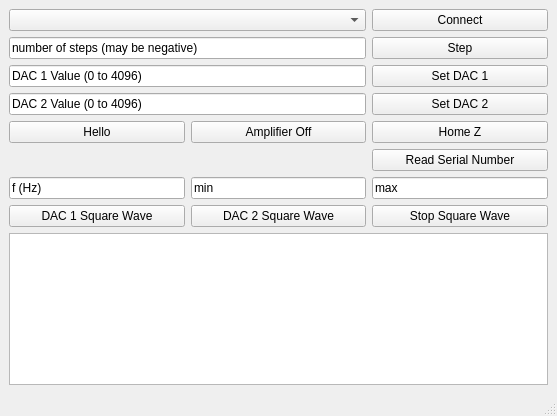
<?xml version="1.0" encoding="UTF-8"?>
<ui version="4.0">
 <class>MainWindow</class>
 <widget class="QMainWindow" name="MainWindow">
  <property name="geometry">
   <rect>
    <x>0</x>
    <y>0</y>
    <width>557</width>
    <height>416</height>
   </rect>
  </property>
  <property name="windowTitle">
   <string>MainWindow</string>
  </property>
  <widget class="QWidget" name="centralwidget">
   <layout class="QGridLayout" name="gridLayout">
    <item row="3" column="0" colspan="2">
     <widget class="QLineEdit" name="lineEdit_DAC2">
      <property name="text">
       <string>DAC 2 Value (0 to 4096)</string>
      </property>
     </widget>
    </item>
    <item row="1" column="0" colspan="2">
     <widget class="QLineEdit" name="lineEdit_steps">
      <property name="text">
       <string>number of steps (may be negative)</string>
      </property>
     </widget>
    </item>
    <item row="4" column="1">
     <widget class="QPushButton" name="pushButton_amp_off">
      <property name="text">
       <string>Amplifier Off</string>
      </property>
     </widget>
    </item>
    <item row="1" column="2">
     <widget class="QPushButton" name="pushButton_Step">
      <property name="text">
       <string>Step</string>
      </property>
     </widget>
    </item>
    <item row="7" column="1">
     <widget class="QLineEdit" name="lineEdit_min">
      <property name="text">
       <string>min</string>
      </property>
     </widget>
    </item>
    <item row="7" column="0">
     <widget class="QLineEdit" name="lineEdit_f">
      <property name="text">
       <string>f (Hz) </string>
      </property>
     </widget>
    </item>
    <item row="4" column="2">
     <widget class="QPushButton" name="pushButton_Home_Z">
      <property name="text">
       <string>Home Z</string>
      </property>
     </widget>
    </item>
    <item row="3" column="2">
     <widget class="QPushButton" name="pushButton_Set_DAC_2">
      <property name="text">
       <string>Set DAC 2</string>
      </property>
     </widget>
    </item>
    <item row="4" column="0">
     <widget class="QPushButton" name="pushButton_hello">
      <property name="text">
       <string>Hello</string>
      </property>
     </widget>
    </item>
    <item row="2" column="2">
     <widget class="QPushButton" name="pushButton_Set_DAC_1">
      <property name="text">
       <string>Set DAC 1</string>
      </property>
     </widget>
    </item>
    <item row="7" column="2">
     <widget class="QLineEdit" name="lineEdit_max">
      <property name="text">
       <string>max</string>
      </property>
     </widget>
    </item>
    <item row="9" column="0" colspan="3">
     <widget class="QTextBrowser" name="textBrowser"/>
    </item>
    <item row="2" column="0" colspan="2">
     <widget class="QLineEdit" name="lineEdit_DAC1">
      <property name="text">
       <string>DAC 1 Value (0 to 4096)</string>
      </property>
     </widget>
    </item>
    <item row="5" column="2">
     <widget class="QPushButton" name="pushButton_read_serial_number">
      <property name="text">
       <string>Read Serial Number</string>
      </property>
     </widget>
    </item>
    <item row="0" column="0" colspan="2">
     <widget class="QComboBox" name="comboBox_Port_Select"/>
    </item>
    <item row="0" column="2">
     <widget class="QPushButton" name="pushButton_Connect">
      <property name="text">
       <string>Connect</string>
      </property>
     </widget>
    </item>
    <item row="8" column="0">
     <widget class="QPushButton" name="pushButton_DAC1_square">
      <property name="text">
       <string>DAC 1 Square Wave</string>
      </property>
     </widget>
    </item>
    <item row="8" column="1">
     <widget class="QPushButton" name="pushButton_2_DAC2_square">
      <property name="text">
       <string>DAC 2 Square Wave</string>
      </property>
     </widget>
    </item>
    <item row="8" column="2">
     <widget class="QPushButton" name="pushButton_Square_Stop">
      <property name="text">
       <string>Stop Square Wave</string>
      </property>
     </widget>
    </item>
   </layout>
  </widget>
  <widget class="QMenuBar" name="menubar">
   <property name="geometry">
    <rect>
     <x>0</x>
     <y>0</y>
     <width>557</width>
     <height>21</height>
    </rect>
   </property>
  </widget>
  <widget class="QStatusBar" name="statusbar"/>
 </widget>
 <resources/>
 <connections/>
</ui>
